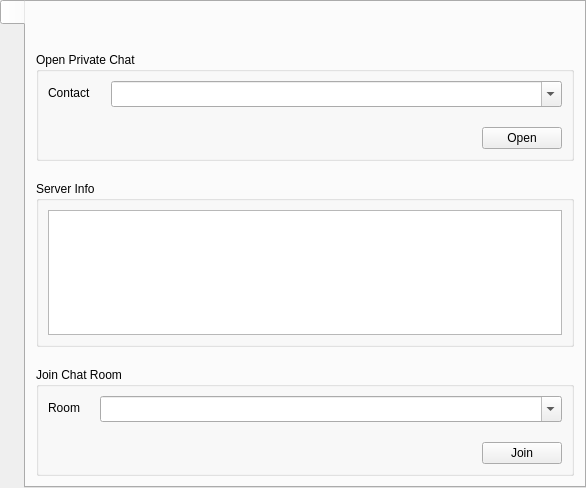
<?xml version="1.0" encoding="UTF-8"?>
<ui version="4.0">
 <class>ChatServerTab</class>
 <widget class="QWidget" name="ChatServerTab">
  <property name="geometry">
   <rect>
    <x>0</x>
    <y>0</y>
    <width>586</width>
    <height>488</height>
   </rect>
  </property>
  <property name="windowTitle">
   <string>Form</string>
  </property>
  <layout class="QVBoxLayout" name="verticalLayout">
   <property name="leftMargin">
    <number>0</number>
   </property>
   <property name="topMargin">
    <number>0</number>
   </property>
   <property name="rightMargin">
    <number>0</number>
   </property>
   <property name="bottomMargin">
    <number>0</number>
   </property>
   <item>
    <widget class="QTabWidget" name="tabWidget">
     <property name="sizePolicy">
      <sizepolicy hsizetype="Minimum" vsizetype="Expanding">
       <horstretch>0</horstretch>
       <verstretch>0</verstretch>
      </sizepolicy>
     </property>
     <property name="tabPosition">
      <enum>QTabWidget::West</enum>
     </property>
     <property name="tabShape">
      <enum>QTabWidget::Rounded</enum>
     </property>
     <property name="currentIndex">
      <number>0</number>
     </property>
     <property name="usesScrollButtons">
      <bool>false</bool>
     </property>
     <property name="tabsClosable">
      <bool>false</bool>
     </property>
     <widget class="QWidget" name="setupTab">
      <attribute name="title">
       <string/>
      </attribute>
      <layout class="QVBoxLayout" name="verticalLayout_2">
       <property name="spacing">
        <number>20</number>
       </property>
       <property name="leftMargin">
        <number>10</number>
       </property>
       <property name="topMargin">
        <number>10</number>
       </property>
       <property name="rightMargin">
        <number>10</number>
       </property>
       <property name="bottomMargin">
        <number>10</number>
       </property>
       <item>
        <layout class="QHBoxLayout" name="horizontalLayout_3">
         <item>
          <spacer name="horizontalSpacer_3">
           <property name="orientation">
            <enum>Qt::Horizontal</enum>
           </property>
           <property name="sizeHint" stdset="0">
            <size>
             <width>40</width>
             <height>20</height>
            </size>
           </property>
          </spacer>
         </item>
         <item>
          <widget class="QLabel" name="networkStatus">
           <property name="maximumSize">
            <size>
             <width>16</width>
             <height>16</height>
            </size>
           </property>
           <property name="text">
            <string/>
           </property>
           <property name="pixmap">
            <pixmap resource="res.qrc">:/icons/images/green.png</pixmap>
           </property>
           <property name="scaledContents">
            <bool>true</bool>
           </property>
          </widget>
         </item>
        </layout>
       </item>
       <item>
        <layout class="QHBoxLayout" name="horizontalLayout_2">
         <item>
          <widget class="QGroupBox" name="groupBox">
           <property name="title">
            <string>Open Private Chat</string>
           </property>
           <layout class="QFormLayout" name="formLayout">
            <property name="horizontalSpacing">
             <number>20</number>
            </property>
            <property name="verticalSpacing">
             <number>20</number>
            </property>
            <item row="0" column="0">
             <widget class="QLabel" name="label">
              <property name="text">
               <string>Contact</string>
              </property>
             </widget>
            </item>
            <item row="0" column="1">
             <widget class="QComboBox" name="contactAccount">
              <property name="sizePolicy">
               <sizepolicy hsizetype="Preferred" vsizetype="Minimum">
                <horstretch>0</horstretch>
                <verstretch>0</verstretch>
               </sizepolicy>
              </property>
              <property name="minimumSize">
               <size>
                <width>0</width>
                <height>26</height>
               </size>
              </property>
              <property name="maximumSize">
               <size>
                <width>16777215</width>
                <height>20</height>
               </size>
              </property>
              <property name="editable">
               <bool>true</bool>
              </property>
             </widget>
            </item>
            <item row="1" column="1">
             <layout class="QHBoxLayout" name="horizontalLayout">
              <item>
               <spacer name="horizontalSpacer">
                <property name="orientation">
                 <enum>Qt::Horizontal</enum>
                </property>
                <property name="sizeHint" stdset="0">
                 <size>
                  <width>40</width>
                  <height>20</height>
                 </size>
                </property>
               </spacer>
              </item>
              <item>
               <widget class="QPushButton" name="openChat">
                <property name="text">
                 <string>Open</string>
                </property>
                <property name="flat">
                 <bool>false</bool>
                </property>
               </widget>
              </item>
             </layout>
            </item>
           </layout>
          </widget>
         </item>
        </layout>
       </item>
       <item>
        <widget class="QGroupBox" name="groupBox_3">
         <property name="title">
          <string>Server Info</string>
         </property>
         <layout class="QFormLayout" name="formLayout_3">
          <property name="horizontalSpacing">
           <number>20</number>
          </property>
          <property name="verticalSpacing">
           <number>20</number>
          </property>
          <item row="0" column="0" colspan="2">
           <widget class="QPlainTextEdit" name="serverLog">
            <property name="font">
             <font>
              <family>Monospace</family>
             </font>
            </property>
            <property name="readOnly">
             <bool>true</bool>
            </property>
           </widget>
          </item>
         </layout>
        </widget>
       </item>
       <item>
        <widget class="QGroupBox" name="groupBox_2">
         <property name="title">
          <string>Join Chat Room</string>
         </property>
         <layout class="QFormLayout" name="formLayout_2">
          <property name="horizontalSpacing">
           <number>20</number>
          </property>
          <property name="verticalSpacing">
           <number>20</number>
          </property>
          <item row="0" column="0">
           <widget class="QLabel" name="label_2">
            <property name="text">
             <string>Room</string>
            </property>
           </widget>
          </item>
          <item row="0" column="1">
           <widget class="QComboBox" name="roomAddress">
            <property name="sizePolicy">
             <sizepolicy hsizetype="Preferred" vsizetype="Minimum">
              <horstretch>0</horstretch>
              <verstretch>0</verstretch>
             </sizepolicy>
            </property>
            <property name="minimumSize">
             <size>
              <width>0</width>
              <height>26</height>
             </size>
            </property>
            <property name="maximumSize">
             <size>
              <width>16777215</width>
              <height>20</height>
             </size>
            </property>
            <property name="editable">
             <bool>true</bool>
            </property>
           </widget>
          </item>
          <item row="1" column="1">
           <layout class="QHBoxLayout" name="horizontalLayout_4">
            <item>
             <spacer name="horizontalSpacer_2">
              <property name="orientation">
               <enum>Qt::Horizontal</enum>
              </property>
              <property name="sizeHint" stdset="0">
               <size>
                <width>40</width>
                <height>20</height>
               </size>
              </property>
             </spacer>
            </item>
            <item>
             <widget class="QPushButton" name="openRoom">
              <property name="text">
               <string>Join</string>
              </property>
              <property name="flat">
               <bool>false</bool>
              </property>
             </widget>
            </item>
           </layout>
          </item>
         </layout>
        </widget>
       </item>
       <item>
        <spacer name="verticalSpacer">
         <property name="orientation">
          <enum>Qt::Vertical</enum>
         </property>
         <property name="sizeHint" stdset="0">
          <size>
           <width>20</width>
           <height>40</height>
          </size>
         </property>
        </spacer>
       </item>
      </layout>
     </widget>
    </widget>
   </item>
  </layout>
 </widget>
 <resources>
  <include location="res.qrc"/>
 </resources>
 <connections/>
</ui>
